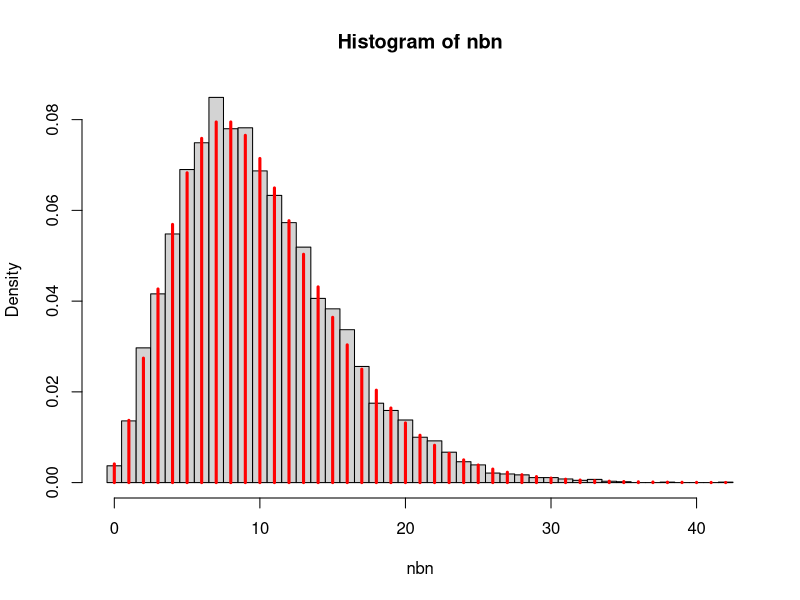

R code for this plot:
set.seed(1000)
nbinr <- function(n=1, p=.5, N=1000){
    ur <- runif(N)
    nbn <- rep(n+100,N)
    x <- rep(0,n+100)
    for (i in 0:(n+100)){
        x[i+1]<-pnbinom(q=i,size = n, prob = p,lower.tail = T)
    }
    
    for (i in 1:N){
        if (ur[i]<=x[1]){
            nbn[i]=0
            next
        }
        for (j in 1:(n+100)){
            if (ur[i] > x[j] & ur[i]<=x[j+1]){
                nbn[i]=j
                break 
            }
        }
    }
    max<-max(nbn)
    min<-min(nbn)
    mean <- mean(nbn)
    var <- var(nbn)
    bins = c(-0.5:(max(nbn)+0.5))
    plot = hist(nbn, breaks = bins, freq = F)
    y <- 0:max(nbn)
    lines(x = y, y = dnbinom(y,n,p), type = "h", col = "red", lwd = 3)
    return(list(max = max, min = min, nbn = nbn, hist = plot, mean = mean, var = var)) 
}

w <- nbinr(5,1/3,10000)
w$mean
w$var
